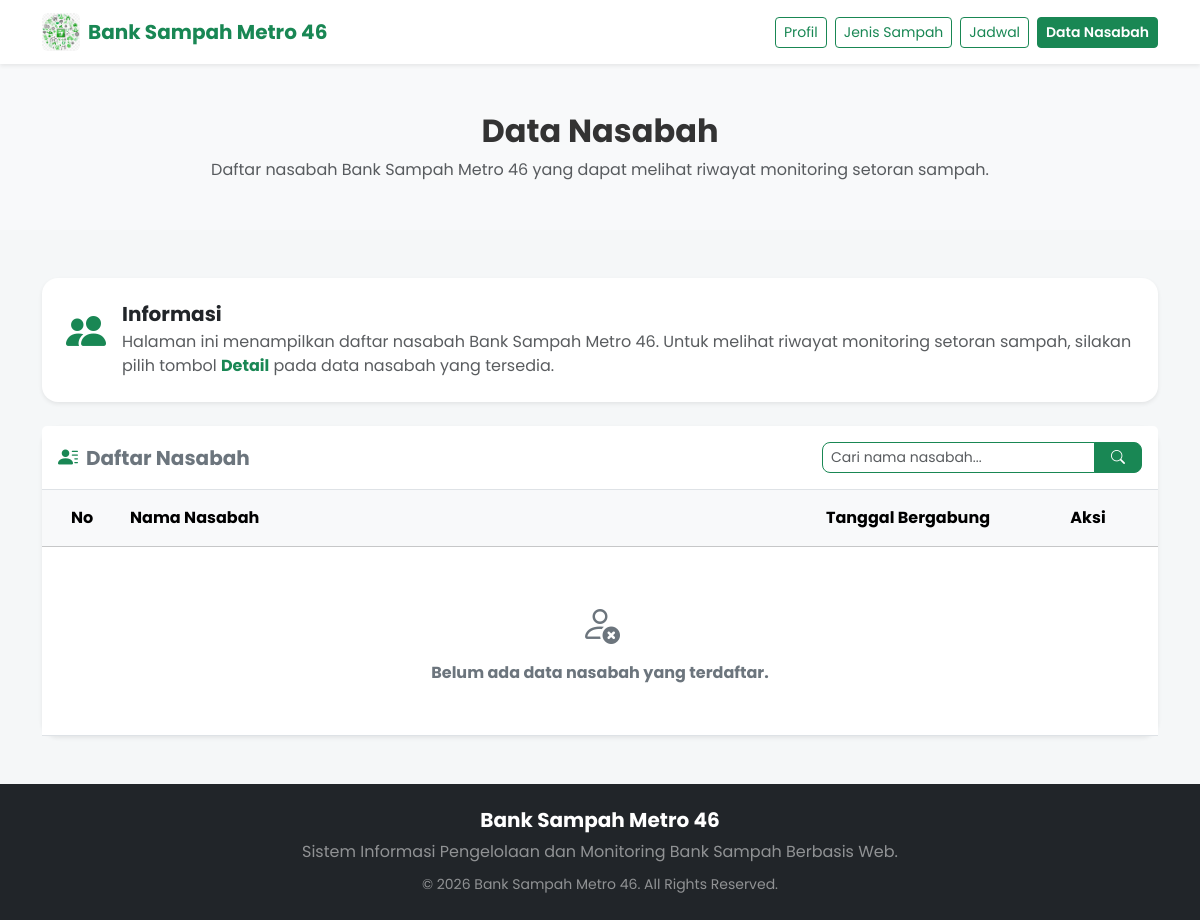
/pages/data_nasabah.php, run on an earlier commit of the app's database.
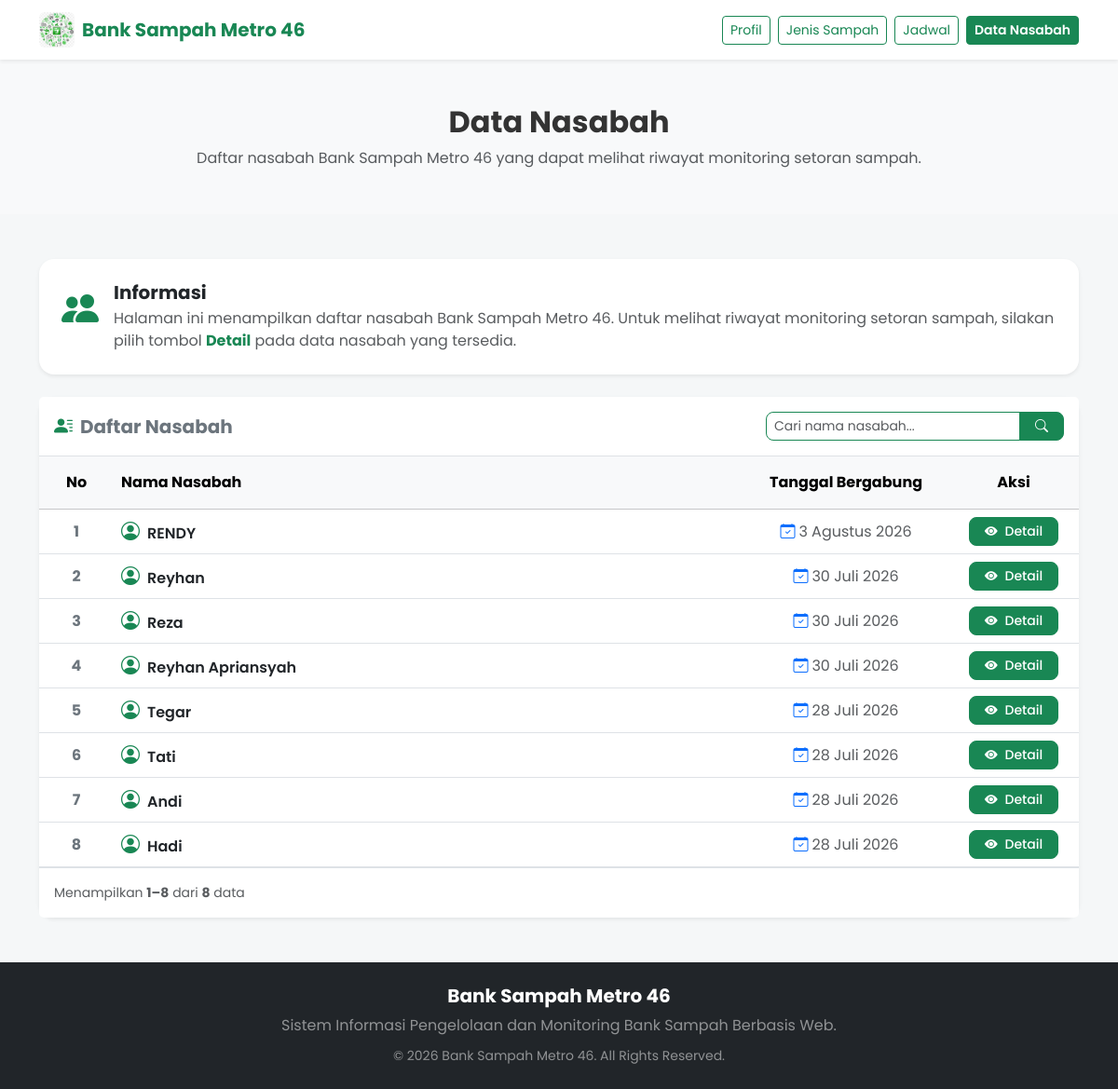
And on a later commit of the database.
### tables this page shows
CREATE TABLE `profil` (
  `id_profil` int(10) UNSIGNED NOT NULL,
  `nama_bank_sampah` varchar(100) NOT NULL,
  `alamat` varchar(255) NOT NULL,
  `telepon` varchar(20) NOT NULL,
  `email` varchar(100) NOT NULL,
  `deskripsi` text NOT NULL,
  `logo` varchar(255) DEFAULT NULL
);

CREATE TABLE `nasabah` (
  `id_nasabah` int(10) UNSIGNED NOT NULL,
  `kode_nasabah` varchar(20) DEFAULT NULL,
  `nama` varchar(255) NOT NULL,
  `alamat` varchar(255) NOT NULL,
  `telepon` varchar(20) NOT NULL,
  `tanggal_bergabung` date NOT NULL DEFAULT curdate()
);

### pages/data_nasabah.php (the view, shortened to what this page needs)
<?php
require_once "../config/koneksi.php";
$namaBank = "Bank Sampah Metro 46";
$qProfil = mysqli_query($koneksi, "SELECT nama_bank_sampah FROM profil LIMIT 1");
if ($qProfil && mysqli_num_rows($qProfil) > 0) {
    $dProfil = mysqli_fetch_assoc($qProfil);
    if (!empty($dProfil['nama_bank_sampah'])) {
        $namaBank = $dProfil['nama_bank_sampah'];
    }
}
$keyword = isset($_GET['search']) ? trim($_GET['search']) : '';
$whereClause = "";
$sqlTotal = "SELECT COUNT(*) AS total FROM nasabah $whereClause";
$resTotal = mysqli_query($koneksi, $sqlTotal);
$rowTotal = mysqli_fetch_assoc($resTotal);
$totalData = (int)($rowTotal['total'] ?? 0);
$batas = 10;
$halamanAktif = isset($_GET['halaman']) ? intval($_GET['halaman']) : 1;
$offset = ($halamanAktif - 1) * $batas;
$sqlNasabah = "SELECT * FROM nasabah $whereClause ORDER BY id_nasabah DESC LIMIT $batas OFFSET $offset";
$resNasabah = mysqli_query($koneksi, $sqlNasabah);
$mulaiData = ($totalData > 0) ? $offset + 1 : 0;
$sampaiData = min($offset + $batas, $totalData);
function formatTanggalIndo($tanggal) {
    $bulanIndo = [
        1 => 'Januari', 'Februari', 'Maret', 'April', 'Mei', 'Juni',
        'Juli', 'Agustus', 'September', 'Oktober', 'November', 'Desember'
    ];
    $splitWaktu = explode(' ', $tanggal);
    $split = explode('-', $splitWaktu[0]);
    return (int)$split[2] . ' ' . $bulanIndo[(int)$split[1]] . ' ' . $split[0];
}
?>
<!DOCTYPE html>
<html lang="id">
<head>
    <link href="https://cdn.jsdelivr.net/npm/bootstrap@5.3.7/dist/css/bootstrap.min.css" rel="stylesheet">
    <link href="https://cdn.jsdelivr.net/npm/bootstrap-icons@1.13.1/font/bootstrap-icons.min.css" rel="stylesheet">
    <link rel="stylesheet" href="../assets/css/style.css">
</head>
<body class="d-flex flex-column min-vh-100">
    <?php include "components/navbar.php"; ?>
    <section class="bg-light py-5">
        <div class="container text-center">
            <h2 class="fw-bold fs-2">Data Nasabah</h2>
            <p class="text-muted mb-0 fs-6">Daftar nasabah <?= htmlspecialchars($namaBank); ?> yang dapat melihat riwayat monitoring setoran sampah.</p>
        </div>
    </section>
    <section class="py-5">
        <div class="container">
            <div class="card shadow-sm border-0 rounded-4 mb-4">
                <div class="card-body p-4">
                    <div class="d-flex align-items-start">
                        <i class="bi bi-people-fill text-success fs-1 me-3 flex-shrink-0"></i>
                        <div>
                            <h5 class="fw-bold mb-1 fs-5">Informasi</h5>
                            <p class="mb-0 text-muted fs-6">
                                Halaman ini menampilkan daftar nasabah <?= htmlspecialchars($namaBank); ?>. Untuk melihat riwayat monitoring setoran sampah, silakan pilih tombol <strong class="text-success">Detail</strong> pada data nasabah yang tersedia.
                            </p>
                        </div>
                    </div>
                </div>
            </div>
            <div class="card shadow-sm border-0 rounded-4">
                <div class="card-header bg-white py-3 border-bottom d-flex flex-column flex-md-row justify-content-between align-items-md-center gap-3">
                    <h5 class="mb-0 fw-bold text-secondary fs-5">
                        <i class="bi bi-person-lines-fill me-2 text-success"></i>Daftar Nasabah
                    </h5>
                    <form method="GET" action="data_nasabah.php" class="d-flex" style="max-width: 320px; width: 100%;">
                        <div class="input-group">
                            <input type="text" name="search" class="form-control form-control-sm border-success rounded-start-3" placeholder="Cari nama nasabah..." value="<?= htmlspecialchars($keyword); ?>" autocomplete="off">
                            <button type="submit" class="btn btn-success btn-sm rounded-end-3 px-3">
                                <i class="bi bi-search"></i>
                            </button>
                        </div>
                    </form>
                </div>
                <div class="card-body p-0">
                    <div class="table-responsive">
                        <table class="table table-hover align-middle mb-0">
                            <thead class="table-light">
                                <tr>
                                    <th width="80" class="text-center py-3">No</th>
                                    <th class="py-3">Nama Nasabah</th>
                                    <th width="220" class="text-center py-3">Tanggal Bergabung</th>
                                    <th width="140" class="text-center py-3">Aksi</th>
                                </tr>
                            </thead>
                            <tbody>
                                <?php if ($resNasabah && mysqli_num_rows($resNasabah) > 0): ?>
                                    <?php $no = $offset + 1; ?>
                                    <?php while ($row = mysqli_fetch_assoc($resNasabah)): ?>
                                        <?php
                                        $idNasabah    = $row['id_nasabah'] ?? $row['id'] ?? $row['id_user'] ?? '';
                                        $namaNasabah  = $row['nama'] ?? $row['nama_nasabah'] ?? '-';
                                        $tglBergabung = $row['tanggal_bergabung'] ?? $row['tgl_bergabung'] ?? $row['created_at'] ?? '';
                                        $tglFormat    = formatTanggalIndo($tglBergabung);
                                        ?>
                                        <tr>
                                            <td class="text-center fw-bold text-secondary"><?= $no++; ?></td>
                                            <td class="fw-semibold text-dark fs-6">
                                                <i class="bi bi-person-circle text-success me-2 fs-5"></i><?= htmlspecialchars($namaNasabah, ENT_QUOTES, 'UTF-8'); ?>
                                            </td>
                                            <td class="text-center text-muted fs-6">
                                                <i class="bi bi-calendar-check me-1 text-primary"></i><?= $tglFormat; ?>
                                            </td>
                                            <td class="text-center">
                                                <a href="detail_monitoring.php?id=<?= $idNasabah; ?>" class="btn btn-sm btn-success rounded-3 px-3 fw-medium">
                                                    <i class="bi bi-eye-fill me-1"></i> Detail
                                                </a>
                                            </td>
                                        </tr>
                                    <?php endwhile; ?>
                                <?php else: ?>
                                    <tr>
                                        <td colspan="4" class="text-center py-5 text-muted">
                                            <i class="bi bi-person-x fs-1 d-block mb-2 text-secondary"></i>
                                            <h6 class="fw-bold text-secondary mb-1">
                                                <?= (!empty($keyword)) ? 'Nasabah dengan kata kunci "' . htmlspecialchars($keyword, ENT_QUOTES, 'UTF-8') . '" tidak ditemukan.' : 'Belum ada data nasabah yang terdaftar.'; ?>
                                            </h6>
                                        </td>
                                    </tr>
                                <?php endif; ?>
                            </tbody>
                        </table>
                    </div>
                </div>
                <?php if ($totalData > 0): ?>
                    <div class="card-footer bg-white py-3 border-top d-flex flex-column flex-md-row justify-content-between align-items-center gap-2">
                        <div class="text-muted small">
                            Menampilkan <strong><?= $mulaiData; ?>–<?= $sampaiData; ?></strong> dari <strong><?= $totalData; ?></strong> data
                        </div>
                    </div>
                <?php endif; ?>
            </div>
        </div>
    </section>
    <?php include "components/footer.php"; ?>
</body>
</html>

### pages/components/navbar.php (shortened to what this page needs)
<?php
$currentPage = basename($_SERVER['PHP_SELF']);
$basePath = file_exists("pages/components/navbar.php") ? "" : "../";
$logoPath = $basePath . "assets/img/" . ($logoFile ?? 'logo.png');
?>
<nav class="navbar navbar-expand-lg navbar-light bg-white shadow-sm sticky-top py-2">
    <div class="container">
        <a class="navbar-brand d-flex align-items-center fw-bold text-success" href="<?= $basePath; ?>index.php">
            <img src="<?= $logoPath; ?>"
                 alt="Logo <?= htmlspecialchars($namaBank ?? 'Bank Sampah'); ?>"
                 class="me-2 rounded"
                 style="height: 38px; width: auto; object-fit: contain;"
                 onerror="this.src='<?= $basePath; ?>assets/img/logo.png';">
            <span><?= htmlspecialchars($namaBank ?? 'Bank Sampah Metro 46'); ?></span>
        </a>
        <div class="collapse navbar-collapse" id="navbarMenu">
            <ul class="navbar-nav ms-auto gap-2 mt-2 mt-lg-0">
                <li class="nav-item">
                    <a class="btn btn-sm w-100 <?= ($currentPage == 'profil.php') ? 'btn-success fw-semibold' : 'btn-outline-success'; ?>"
                       href="<?= $basePath; ?>pages/profil.php">
                        Profil
                    </a>
                </li>
                <li class="nav-item">
                    <a class="btn btn-sm w-100 <?= ($currentPage == 'jenis_sampah.php' || $currentPage == 'jenis-sampah.php') ? 'btn-success fw-semibold' : 'btn-outline-success'; ?>"
                       href="<?= $basePath; ?>pages/jenis_sampah.php">
                        Jenis Sampah
                    </a>
                </li>
                <li class="nav-item">
                    <a class="btn btn-sm w-100 <?= ($currentPage == 'jadwal.php') ? 'btn-success fw-semibold' : 'btn-outline-success'; ?>"
                       href="<?= $basePath; ?>pages/jadwal.php">
                        Jadwal
                    </a>
                </li>
                <li class="nav-item">
                    <a class="btn btn-sm w-100 <?= ($currentPage == 'data_nasabah.php' || $currentPage == 'data-nasabah.php' || $currentPage == 'detail-monitoring.php') ? 'btn-success fw-semibold' : 'btn-outline-success'; ?>"
                       href="<?= $basePath; ?>pages/data_nasabah.php">
                        Data Nasabah
                    </a>
                </li>
            </ul>
        </div>
    </div>
</nav>

### pages/components/footer.php (shortened to what this page needs)
<footer class="bg-dark text-white py-4 mt-auto">
    <div class="container text-center">
        <h5 class="fw-bold mb-2"><?= htmlspecialchars($namaBank ?? 'Bank Sampah Metro 46'); ?></h5>
        <p class="mb-2 text-white-50">Sistem Informasi Pengelolaan dan Monitoring Bank Sampah Berbasis Web.</p>
        <small class="text-white-50">&copy; <?= date('Y'); ?> <?= htmlspecialchars($namaBank ?? 'Bank Sampah Metro 46'); ?>. All Rights Reserved.</small>
    </div>
</footer>

### assets/css/style.css (style rules this page uses)
:root { --primary:#2E7D32; --primary-dark:#1B5E20; --primary-light:#4CAF50; --background:#F5F7F8; --white:#FFFFFF; --text:#333333; --text-light:#777777; --border:#E0E0E0; --shadow:0 5px 15px rgba(0,0,0,.08); --transition:.3s ease; }
* { margin:0; padding:0; box-sizing:border-box; }
body { font-family:'Poppins',sans-serif; background:var(--background); color:var(--text); }
a { text-decoration:none; }
img { max-width:100%; }
button { transition:var(--transition); }
.card { border:none; border-radius:16px; }

What changed in the data, as far as the page shows it:
added profil: nama_bank_sampah "Bank Sampah Metro 46"
added nasabah: nama "RENDY", tanggal_bergabung "3 Agustus 2026"
added nasabah: nama "Reyhan", tanggal_bergabung "30 Juli 2026"
added nasabah: nama "Reza", tanggal_bergabung "30 Juli 2026"
added nasabah: nama "Reyhan Apriansyah", tanggal_bergabung "30 Juli 2026"
added nasabah: nama "Tegar", tanggal_bergabung "28 Juli 2026"
added nasabah: nama "Tati", tanggal_bergabung "28 Juli 2026"
added nasabah: nama "Andi", tanggal_bergabung "28 Juli 2026"
added nasabah: nama "Hadi", tanggal_bergabung "28 Juli 2026"
Also different on the page:
$mulaiData: (not shown) → "1"
$sampaiData: (not shown) → "8"
$totalData: (not shown) → "8"
$namaBank: "Bank Sampah Metro 46" → (not shown)
text no longer shown: "Belum ada data nasabah yang terdaftar."
text now shown: "Menampilkan – dari data"
